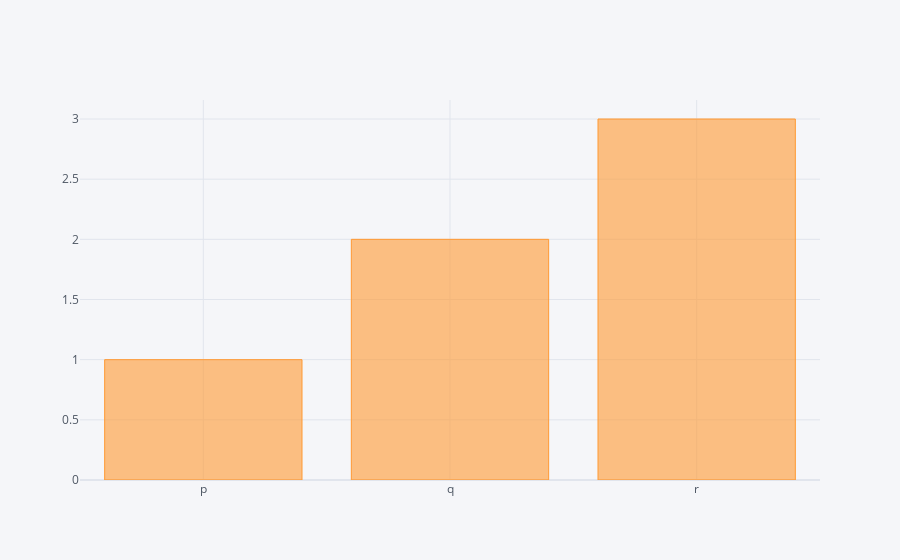

Notebook cell for this chart:
### Code cell
df2.iplot(kind='bar', x='x', y='y')

### Figure 1 — Plotly figure (JSON) as saved in the notebook; plotly's stock layout.template omitted (floating-point values rounded to 4 significant figures)
{"data": [{"marker": {"color": "rgba(255, 153, 51, 0.6)", "line": {"color": "rgba(255, 153, 51, 1.0)", "width": 1}}, "name": "y", "orientation": "v", "text": "", "type": "bar", "x": ["p", "q", "r"], "y": [1, 2, 3]}], "layout": {"legend": {"bgcolor": "#F5F6F9", "font": {"color": "#4D5663"}}, "paper_bgcolor": "#F5F6F9", "plot_bgcolor": "#F5F6F9", "title": {"font": {"color": "#4D5663"}}, "xaxis": {"gridcolor": "#E1E5ED", "showgrid": true, "tickfont": {"color": "#4D5663"}, "title": {"font": {"color": "#4D5663"}, "text": ""}, "zerolinecolor": "#E1E5ED"}, "yaxis": {"gridcolor": "#E1E5ED", "showgrid": true, "tickfont": {"color": "#4D5663"}, "title": {"font": {"color": "#4D5663"}, "text": ""}, "zerolinecolor": "#E1E5ED"}}}
